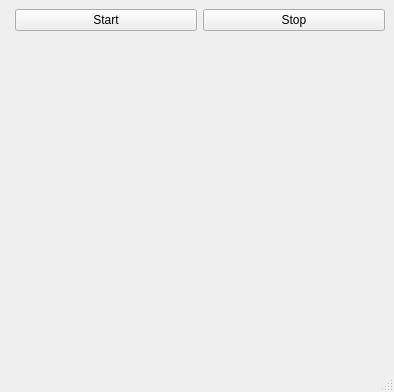
<?xml version="1.0" encoding="UTF-8"?>
<ui version="4.0">
 <class>MainWindow</class>
 <widget class="QMainWindow" name="MainWindow">
  <property name="geometry">
   <rect>
    <x>0</x>
    <y>0</y>
    <width>394</width>
    <height>392</height>
   </rect>
  </property>
  <property name="windowTitle">
   <string>Lona</string>
  </property>
  <widget class="QWidget" name="centralwidget">
   <layout class="QFormLayout" name="formLayout_2">
    <item row="0" column="1">
     <layout class="QHBoxLayout" name="horizontalLayout_2">
      <item>
       <widget class="QPushButton" name="startBtn">
        <property name="text">
         <string>Start</string>
        </property>
       </widget>
      </item>
      <item>
       <widget class="QPushButton" name="stopBtn">
        <property name="text">
         <string>Stop</string>
        </property>
       </widget>
      </item>
     </layout>
    </item>
   </layout>
  </widget>
  <widget class="QStatusBar" name="statusbar"/>
 </widget>
 <resources/>
 <connections/>
</ui>
